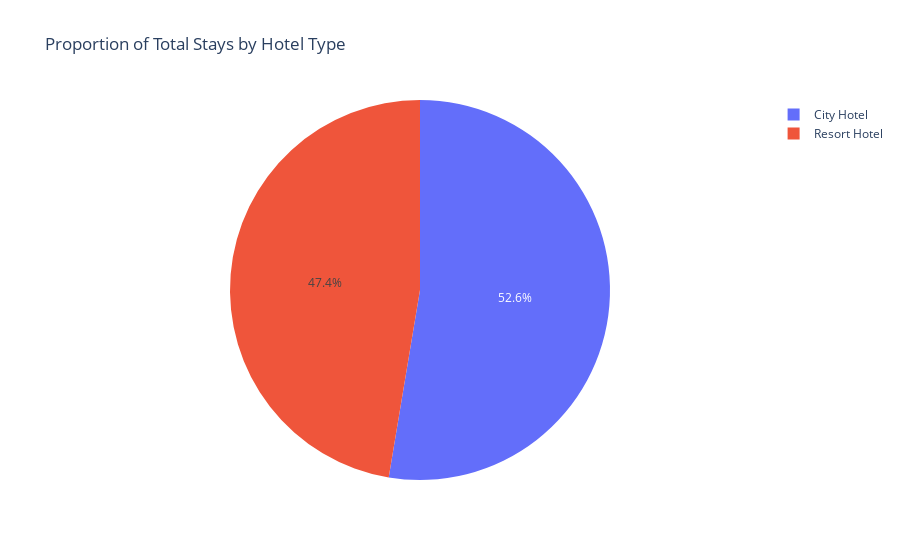

Source (notebook cell):
### Code cell
# Calculate the total stays for each hotel type
hotel_stays['Total Stays'] = hotel_stays['Total Stays in Weekend Nights'] + hotel_stays['Total Stays in Week Nights']

# Create a pie chart to show the proportion of total stays for each hotel type
fig = px.pie(hotel_stays, values='Total Stays', names='Hotel Type',
             title='Proportion of Total Stays by Hotel Type')

# Show the plot
fig.show()

### Figure 1 — Plotly figure (JSON) as saved in the notebook; plotly's stock layout.template omitted (floating-point values rounded to 4 significant figures)
{"data": [{"domain": {"x": [0, 1], "y": [0, 1]}, "hovertemplate": "Hotel Type=%{label}<br>Total Stays=%{value}<extra></extra>", "labels": ["City Hotel", "Resort Hotel"], "legendgroup": "", "name": "", "showlegend": true, "type": "pie", "values": [164225, 147784]}], "layout": {"autosize": true, "legend": {"tracegroupgap": 0}, "title": {"text": "Proportion of Total Stays by Hotel Type"}}}
